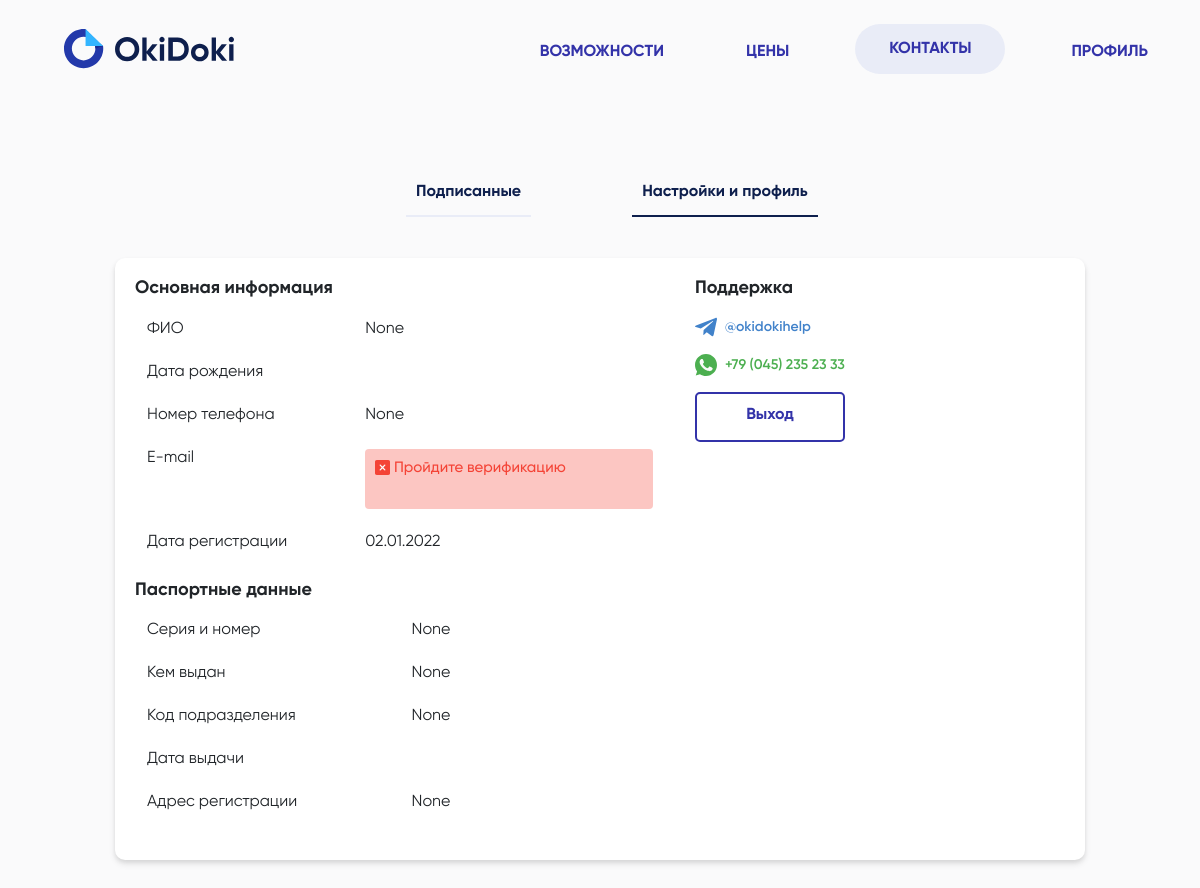
The page /work/settings (signed in) on the database as committed earlier.
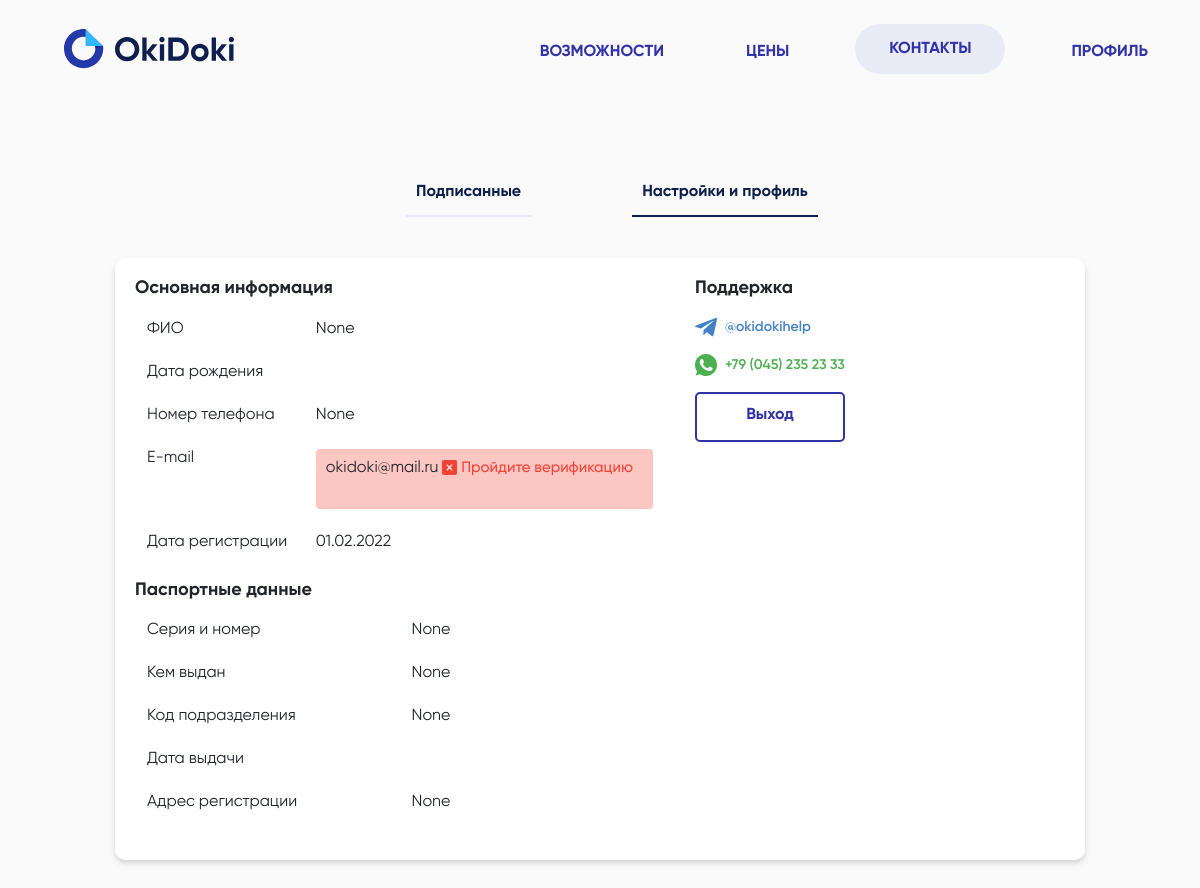
The same page on the database as committed later.
### accounts/models.py (models this page shows, shortened)
class User(AbstractUser):
    name = models.CharField(verbose_name="Name", max_length=100, blank=True, null=True)
    phone = models.CharField(verbose_name="Phone", max_length=100, blank=True, null=True)
    email = models.CharField(verbose_name="Email", max_length=100, blank=True, null=True)
    verEmail = models.BooleanField(verbose_name="Верификация email", blank=True, null=True)
    date_burn = models.DateField(verbose_name="birthday", blank=True, null=True)
    pasport = models.CharField(verbose_name="pasport's seria and number", max_length=20, blank=True, null=True)
    pasport_otdel = models.CharField(verbose_name="who gives pasport", max_length=250, blank=True, null=True)
    pasport_code = models.CharField(verbose_name="pasport code", max_length=50, blank=True, null=True)
    date_pasport = models.DateField(verbose_name="pasport date", blank=True, null=True)
    registr = models.TextField(verbose_name="from", blank=True, null=True)
    organisation = models.CharField(verbose_name="full organisation name", max_length=200, blank=True, null=True)
    inn = models.CharField(max_length=100, blank=True, null=True)
    ogrn = models.CharField(max_length=100, blank=True, null=True)
    name_bank = models.CharField(max_length=100, blank=True, null=True)
    bik = models.CharField(max_length=100, blank=True, null=True)
    schet = models.CharField(max_length=100, blank=True, null=True)
    korp_schet = models.CharField(max_length=100, blank=True, null=True)
    code = models.CharField(max_length=10, blank=True, null=True)
    class Meta:
        managed=True
        verbose_name = 'User'
        verbose_name_plural = 'Users'

### work/views.py (the view, shortened to what this page needs)
# urls.py: path('work/', include('work.urls')),
def work(req, page, message = None):
    try:
        if message:
            messages = [message]
        else:
            messages = []
        user = User.objects.get(phone=req.user.phone)
        templates = user.template_set.all().values()
        form = TemplateUpload()
        signatures = []
        if len(signatures) == 0:
            for signatured in user.signaturedocx_set.all().values():
                signatured['name'] = Template.objects.get(id = signatured['template_id']).name
                signatured['user_name'] = Template.objects.get(id = signatured['template_id']).user
                signatures.append(signatured)
        return render(req, 'work/work.html',
        {
            'page': page,
            'user': user,
            'templates': templates,
            'signatures': [signatures],
            'form': form,
            'messages': messages
        })
    except Exception as e:
        print(e)
        return redirect('main')

### templates/work/work.html (shortened to what the changed rows need)
{% extends "../base.html" %}
{% load static %}
{% block work %}
<link rel="stylesheet" href="{% static 'work1.css' %}">
<link rel="stylesheet" href="{% static 'work.css' %}">
    <div class="container workPage">
    {% if page == "settings" %}
    <div class="newDoc">
        {% if user.organisation == None %}
        <div class="d-none d-lg-block">
            <div class="page" style="width: 100%; margin: 0 auto;">
                <div class="card-body">
                    <div class="row">
                        <div class="col-7">
                        <h1 class="title-blok">Основная информация</h1>
                        <table class="table">
                            <tbody style="width: 30vw;">
                                <tr>
                                    <td>ФИО</td>
                                    <td>{{user.name}}</td>
                                </tr>
                                <tr>
                                    <td>Дата рождения</td>
                                    <td>{{user.date_burn|date:"d.m.Y"}}</td>
                                </tr><tr>
                                    <td>Номер телефона</td>
                                    <td>{{user.phone}}</td>
                                </tr><tr>
                                    <td>E-mail</td>
                                    {% if user.verEmail %}
                                    <td>{{user.email}}</td>
                                    {% else %}
                                        <td>
                                            <form action="" method="post">
                                                <div style="background-color: rgba(244, 67, 54, 0.3); border-radius: 4px; height: 60px; padding: 10px 10px 10px 10px;">
                                                    {{user.email}}
                                                    <button type="submit" name="verEmail" style="color: #F44336; background-color: rgba(244, 67, 54, 0); border: 0; font-size: 15px; margin-top: auto;"><img src="{% static 'img/remove.svg' %}" style="height: 15px; width: 15px; margin-top: -1px; vertical-align: middle;"> <h3 style="margin-top: auto; font-size: 15px; display: inline;"> Пройдите верификацию</h3></button>
                                                </div>
                                            </form>
                                        </td>
                                    {% endif %}
                                </tr><tr>
                                    <td>Дата регистрации</td>
                                    <td>{{user.date_joined|date:"d.m.Y"}}</td>
                                </tr>
                            </tbody>
                        </table>
                        <h1 class="title-blok">Паспортные данные</h1>
                        <table class="table" style="width: 30vw;">
                            <tbody>
                                <tr>
                                    <td>Серия и номер</td>
                                    <td>{{user.pasport}}</td>
                                </tr>
                                <tr>
                                    <td>Кем выдан</td>
                                    <td>{{user.pasport_otdel}}</td>
                                </tr><tr>
                                    <td>Код подразделения</td>
                                    <td>{{user.pasport_code}}</td>
                                </tr><tr>
                                    <td>Дата выдачи</td>
                                    <td>{{user.date_pasport|date:"d.m.Y"}}</td>
                                </tr><tr>
                                    <td>Адрес регистрации</td>
                                    <td>{{user.registr}}</td>
                                </tr>
                            </tbody>
                        </table>
                    </div>
                    <div class="col">
                        <h1 class="title-blok">Поддержка</h1>
                        <div class="mt-3">
                            <a href="https://t.me/okidokihelp" class="ml-1" style="font-family: 'Gilroy'; font-style: normal; font-weight: 600; font-size: 14px; line-height: 20px; color:
                            #4182CA;">@okidokihelp</a>
                        </div>
                        <div class="mt-3">
                            <a class="ml-1" style="font-family: 'Gilroy'; font-style: normal; font-weight: 600; font-size: 14px; line-height: 20px; color:
                            #4CAF50;">+79 (045) 235 23 33</a>
                        </div>
                        <div class="mt-3">
                            <a href="/accounts/logout/" class="nav-link nav-text" style="color: #3333a9; background-color: #fff; border: #3333a9 solid 2px; border-radius: 5px; width: 150px; height: 50px; font-weight: bold; text-align: center; padding-top: 11px;">Выход</a>
                        </div>
                    </div>
                </div>
            </div>
        </div>
        {% endif %}
    </div>
    {% endif %}
            </div>
{% endblock work %}

Rows that differ between the two databases and show on the page:
changed User "None": email (not shown) → "okidoki@mail.ru"; date_joined "02.01.2022" → "01.02.2022"
